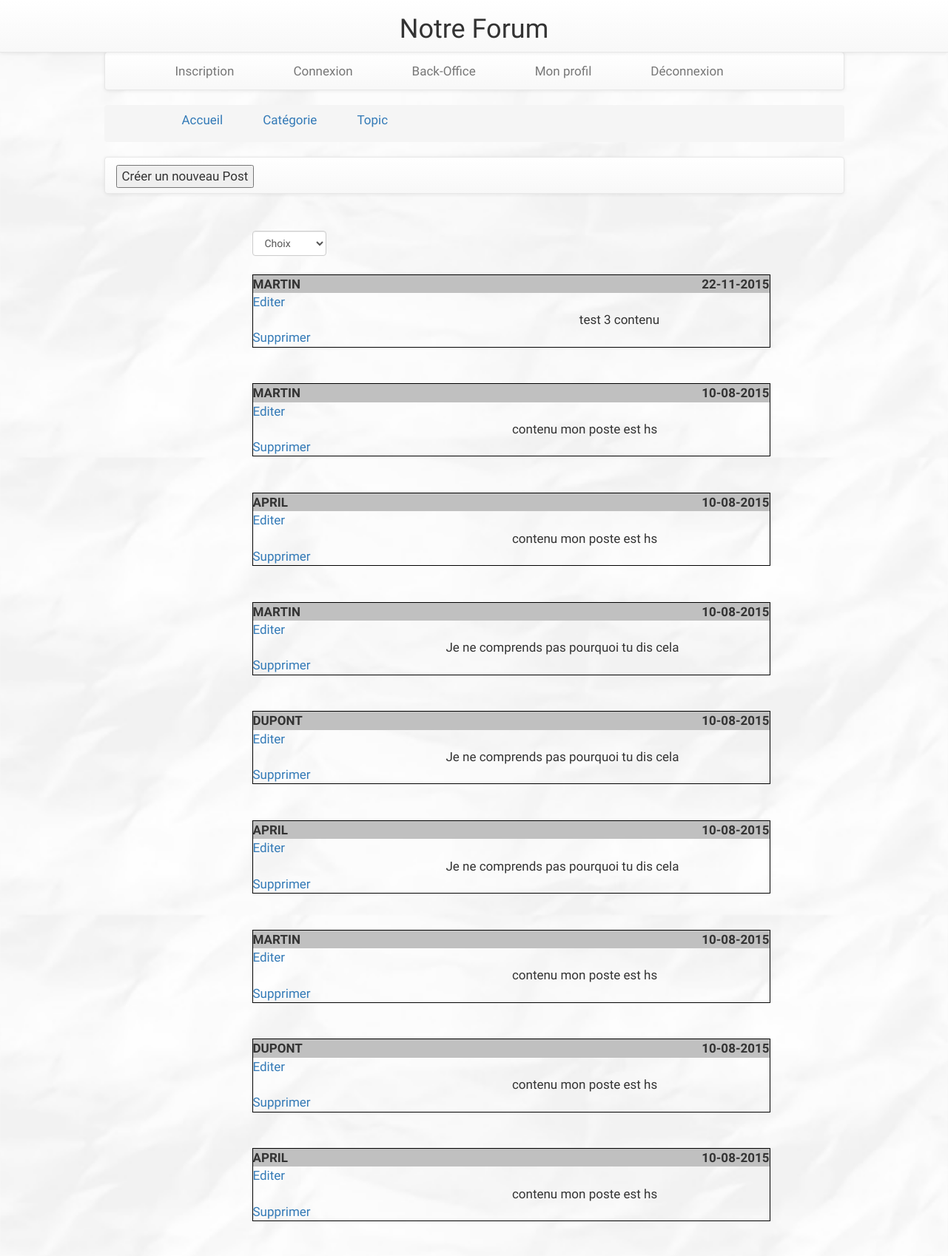
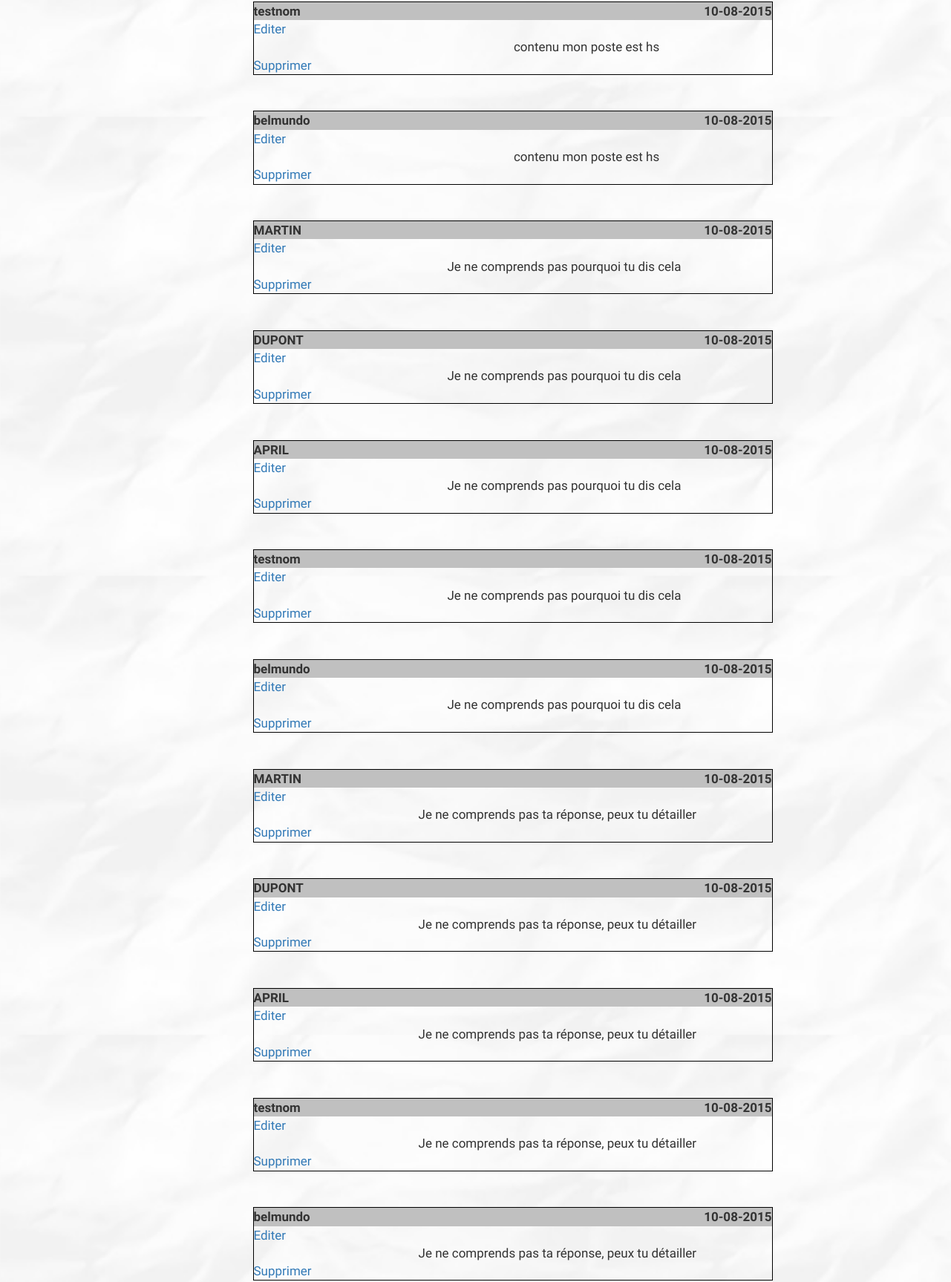
/post.php?idtopic=2 (upper part), run on the app's committed database (2 pictures, top to bottom).
### tables this page shows
CREATE TABLE `post` (
  `id_post` int(11) NOT NULL,
  `contenu` text NOT NULL,
  `date_post` timestamp NOT NULL DEFAULT CURRENT_TIMESTAMP ON UPDATE CURRENT_TIMESTAMP,
  `id_user` int(11) NOT NULL,
  `id_topic` int(11) NOT NULL
);

CREATE TABLE `user` (
  `id_user` int(11) NOT NULL,
  `nom` varchar(45) NOT NULL,
  `prenom` varchar(45) NOT NULL,
  `pseudo` varchar(45) NOT NULL,
  `mdphash` varchar(64) NOT NULL,
  `nais` date NOT NULL,
  `tel` varchar(10) NOT NULL,
  `email` varchar(45) NOT NULL,
  `profil` tinyint(4) NOT NULL
);

### controller/post.inc (called while the page is built, shortened)
<?php
$limite     = ( isset($_GET['limite']) && !empty($_GET['limite'])) ? $_GET['limite'] : ('');
$page       = ( isset($_GET['page']) && !empty($_GET['page'])) ? $_GET['page'] : ('');
$id_topic       = ( isset($_GET['idtopic']) && !empty($_GET['idtopic'])) ? $_GET['idtopic'] : ('');
$postRepo = PostAffDeleteRepo::getInstance();
$tableauRes     = $postRepo->getAllPostByCategorieByDate($id_topic,'',$limite,$page);
$retourValeur   = $postRepo->affichePost($tableauRes['rSql'],$id_topic,$limite,$page);
?>

### post.php (called while the page is built, shortened)
<?php
   require_once 'orm/PostAffDeleteRepo.class.inc';
   require_once 'controller/post.inc';
   require_once 'view/post.inc';
?>

### orm/AbstractRepo.class.inc (called while the page is built)
<?php
abstract class AbstractRepo {
	private $db;
	protected function __construct() {
		$db_host = 'localhost';
		$db_user = 'root';
		$db_pwd = '';
		$db_name = 'forum2';
		$this->db = new PDO("mysql:host=$db_host;dbname=$db_name;charset=utf8", $db_user, $db_pwd,
			array(PDO::ATTR_ERRMODE => PDO::ERRMODE_EXCEPTION));
	}
	public function getDb() {
		return $this->db;
	}
}
?>

### orm/PostAffDeleteRepo.class.inc (the view, shortened to what this page needs)
<?php
    require_once 'orm/AbstractRepo.class.inc';
    class PostAffDeleteRepo extends AbstractRepo
    {
        private static $instance;
        public static function getInstance()
        {
            if(isset(self::$instance))
            {
               return self::$instance;
            }else
            {
                self::$instance = new PostAffDeleteRepo();
                return self::$instance;
            }
        }
        public function getAllPostByCategorieByDate($id_categorie,$id_ssCategorie='',$nbLimite,$numPage)
        {
            $returnVal      = array();
            if ($id_ssCategorie != '' )
            {
                $sql = "SELECT * FROM post WHERE id_topic = " . $id_categorie . " AND id_ssCategorie = " . $id_ssCategorie . " ORDER BY date_post DESC";
            }else{
                $sql = "SELECT * FROM post WHERE id_topic = " . $id_categorie . " ORDER BY date_post DESC ";
            }
            $res = $this->getDb()->prepare($sql);
            $res->execute();
            if ($id_ssCategorie != '' )
            {
                $sql = "SELECT * FROM post WHERE id_topic = " . $id_categorie . " AND id_ssCategorie = " . $id_ssCategorie . " ORDER BY date_post DESC" . $numPage;
            }else{
                $sql = "SELECT * FROM post WHERE id_topic = " . $id_categorie . " ORDER BY date_post DESC " . $numPage;
            }
            $res = $this->getDb()->prepare($sql);
            $res->execute();
            $resultat = $res->fetchALL();
            if($resultat != '')
            {
                $pagination = "";
                $returnVal['rSql'] = $resultat;
                $returnVal['pagination'] = $pagination;
                return $returnVal;
            }else{
                return false;
            }
        }
       public function affichePost($tableau,$tmpIdTopic,$tmpLimite,$tmpPage)
       {
           $result  = "";
           if ($tableau != '')
           {
                foreach($tableau as $key => $value )
                {
                 $sql = "SELECT nom FROM user WHERE id_user = " .  $value['id_user'];
                 $res = $this->getDb()->prepare($sql);
                 $res->execute();
                 $tmpAuteur = $res->fetch();
                 $result .= "<br/><table id='tabPost'><tr>";
                 $result .= "<thead id='theadPost'><th>" . $tmpAuteur[0] . "</th>";
                 $result .= "<th class='rightPost'>" . strftime('%d-%m-%Y',strtotime($value['date_post'])) . "</th></thead>";
                 $result .= "</tr>";
                 $result .= '<tbody><td><div><a href=post.php?limite='.$tmpLimite.'&page='.$tmpPage.'&idtopic='.$tmpIdTopic.'&action=1&id=' . $value['id_post'] . '>Editer</a></div><br/><div><a href=post.php?limite='.$tmpLimite.'&page='.$tmpPage.'&idtopic='.$tmpIdTopic.'&action=2&id=' . $value['id_post'] . '>Supprimer</a></div></td>';
                 $result .= "<td class='centerPost'>" . $value['contenu'] . "</td></tbody>";
                 $result .= "</tr></table> <br/>";
                }
                if ($result != '')
                {
                    return $result;
                }
           }
       }
    }
?>

### css/style.css (style rules this page uses)
body { padding-top: 70px; width: 1000px; height: auto; text-align: justify; margin : auto; padding-bottom: 70px; font-family: "Aubrey"; font-size: 17px; background-image: url("images/background.jpg"); background-size: 100%; }
#tabPost { border: 1px solid black; width: 700px; margin-left: 20%; }
#theadPost { background-color: silver; }
.rightPost { text-align: right; }
.centerPost { text-align: center; }

### data on the page
post: id_user.nom "MARTIN", date_post "22-11-2015", contenu "test 3 contenu"
post: id_user.nom "MARTIN", date_post "10-08-2015", contenu "contenu mon poste est hs"
post: id_user.nom "APRIL", date_post "10-08-2015", contenu "contenu mon poste est hs"
post: id_user.nom "MARTIN", date_post "10-08-2015", contenu "Je ne comprends pas pourquoi tu dis cela"
post: id_user.nom "DUPONT", date_post "10-08-2015", contenu "Je ne comprends pas pourquoi tu dis cela"
post: id_user.nom "APRIL", date_post "10-08-2015", contenu "Je ne comprends pas pourquoi tu dis cela"
post: id_user.nom "MARTIN", date_post "10-08-2015", contenu "contenu mon poste est hs"
post: id_user.nom "DUPONT", date_post "10-08-2015", contenu "contenu mon poste est hs"
post: id_user.nom "APRIL", date_post "10-08-2015", contenu "contenu mon poste est hs"
post: id_user.nom "testnom", date_post "10-08-2015", contenu "contenu mon poste est hs"
post: id_user.nom "belmundo", date_post "10-08-2015", contenu "contenu mon poste est hs"
post: id_user.nom "MARTIN", date_post "10-08-2015", contenu "Je ne comprends pas pourquoi tu dis cela"
post: id_user.nom "DUPONT", date_post "10-08-2015", contenu "Je ne comprends pas pourquoi tu dis cela"
post: id_user.nom "APRIL", date_post "10-08-2015", contenu "Je ne comprends pas pourquoi tu dis cela"
post: id_user.nom "testnom", date_post "10-08-2015", contenu "Je ne comprends pas pourquoi tu dis cela"
post: id_user.nom "belmundo", date_post "10-08-2015", contenu "Je ne comprends pas pourquoi tu dis cela"
post: id_user.nom "MARTIN", date_post "10-08-2015", contenu "Je ne comprends pas ta réponse, peux tu détailler"
post: id_user.nom "DUPONT", date_post "10-08-2015", contenu "Je ne comprends pas ta réponse, peux tu détailler"
post: id_user.nom "APRIL", date_post "10-08-2015", contenu "Je ne comprends pas ta réponse, peux tu détailler"
post: id_user.nom "testnom", date_post "10-08-2015", contenu "Je ne comprends pas ta réponse, peux tu détailler"
post: id_user.nom "belmundo", date_post "10-08-2015", contenu "Je ne comprends pas ta réponse, peux tu détailler"
